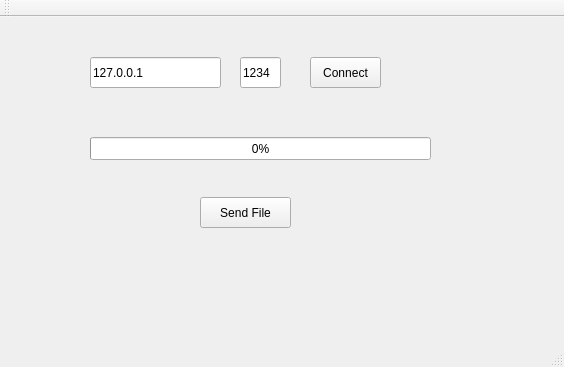
<?xml version="1.0" encoding="UTF-8"?>
<ui version="4.0">
 <class>MainWindow</class>
 <widget class="QMainWindow" name="MainWindow">
  <property name="geometry">
   <rect>
    <x>0</x>
    <y>0</y>
    <width>564</width>
    <height>367</height>
   </rect>
  </property>
  <property name="windowTitle">
   <string>MainWindow</string>
  </property>
  <widget class="QWidget" name="centralWidget">
   <widget class="QLineEdit" name="EdtL_ip">
    <property name="geometry">
     <rect>
      <x>90</x>
      <y>40</y>
      <width>131</width>
      <height>31</height>
     </rect>
    </property>
    <property name="text">
     <string>127.0.0.1</string>
    </property>
   </widget>
   <widget class="QPushButton" name="BtnP_Connect">
    <property name="geometry">
     <rect>
      <x>310</x>
      <y>40</y>
      <width>71</width>
      <height>31</height>
     </rect>
    </property>
    <property name="text">
     <string>Connect</string>
    </property>
   </widget>
   <widget class="QLineEdit" name="EdtL_port">
    <property name="geometry">
     <rect>
      <x>240</x>
      <y>40</y>
      <width>41</width>
      <height>31</height>
     </rect>
    </property>
    <property name="text">
     <string>1234</string>
    </property>
   </widget>
   <widget class="QProgressBar" name="progressBar">
    <property name="geometry">
     <rect>
      <x>90</x>
      <y>120</y>
      <width>341</width>
      <height>23</height>
     </rect>
    </property>
    <property name="value">
     <number>0</number>
    </property>
   </widget>
   <widget class="QPushButton" name="BtnP_Send">
    <property name="geometry">
     <rect>
      <x>200</x>
      <y>180</y>
      <width>91</width>
      <height>31</height>
     </rect>
    </property>
    <property name="text">
     <string>Send File</string>
    </property>
    <property name="shortcut">
     <string>Alt+S</string>
    </property>
   </widget>
  </widget>
  <widget class="QMenuBar" name="menuBar">
   <property name="geometry">
    <rect>
     <x>0</x>
     <y>0</y>
     <width>564</width>
     <height>21</height>
    </rect>
   </property>
  </widget>
  <widget class="QToolBar" name="mainToolBar">
   <attribute name="toolBarArea">
    <enum>TopToolBarArea</enum>
   </attribute>
   <attribute name="toolBarBreak">
    <bool>false</bool>
   </attribute>
  </widget>
  <widget class="QStatusBar" name="statusBar"/>
 </widget>
 <layoutdefault spacing="6" margin="11"/>
 <tabstops>
  <tabstop>EdtL_ip</tabstop>
  <tabstop>EdtL_port</tabstop>
  <tabstop>BtnP_Connect</tabstop>
  <tabstop>BtnP_Send</tabstop>
 </tabstops>
 <resources/>
 <connections/>
</ui>
